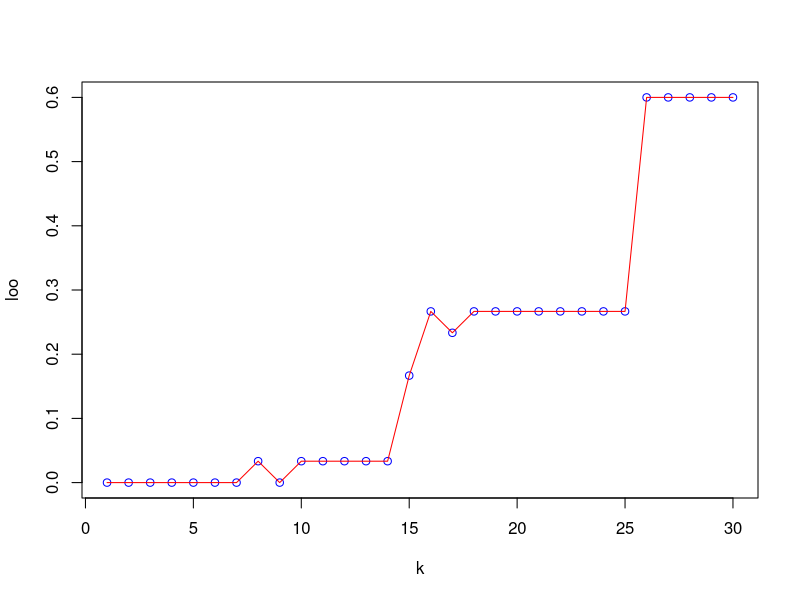

The R script that drew this image:
euclideanDistance <- function(u, v){
  sqrt(sum((u - v)^2))
}

##  Сортируем объекты согласно расстояния до объекта z
sortObjectsByDist <- function(xl, z, metricFunction = euclideanDistance){
  l <- dim(xl)[1]
  n <- dim(xl)[2] - 1
  ##  Создаём матрицу расстояний
  distances <- matrix(NA, l, 2)
  for (i in 1:l)
  {
    distances[i, ] <- c(i, metricFunction(xl[i, 1:n], z))
  }
  ##  Сортируем
  orderedXl <- xl[order(distances[, 2]), ]
  return (orderedXl);
}
##  Применяем метод kNN
kNN <- function(xl, z, k){
  ##  Сортируем выборку согласно классифицируемого объекта
  orderedXl <- sortObjectsByDist(xl, z)
  n <- dim(orderedXl)[2] - 1
  ##  Получаем классы первых k соседей
  classes <- orderedXl[1:k, n + 1]
  ##  Составляем таблицу встречаемости каждого класса
  counts <- table(classes)
  ##  Находим класс, который доминирует среди первых k соседей
  class <- names(which.max(counts))
  return (class)
}

## создаем уменьшенную выборку
iris30 = iris[sample(c(1:150), 30, replace=FALSE),]

##  Рисуем выборку
colors <- c("setosa" = "red", "versicolor" = "green3",
            "virginica" = "blue")
#plot(iris30[, 3:4], pch = 21, bg = colors[iris30$Species], col
#     = colors[iris30$Species], asp = 1)

##  Классификация одного заданного объекта
z <- c(2.7, 1)
xl <- iris30[, 3:5]
class <- kNN(xl, z, k=6)
# points(z[1], z[2], pch = 22, bg = colors[class], asp = 1)

loo <- c()

for (k in c(1:30)){
  count = 0
  for (i in c(1:30)){
    xl = iris30[-i,3:5]
    class <- kNN(xl, iris30[i,3:4], k=k)
    if(iris30[i,5] != class){
      count <- count + 1
    }
  }
  loo <- c(loo, count/30)
}

plot(c(1:30), 
     loo, 
     'p', 
     col='blue',
     xlab='k',
     ylab='loo')
lines(c(1:30), loo, type="l", pch=22, lty=1, col="red")

print(which.min(loo))
